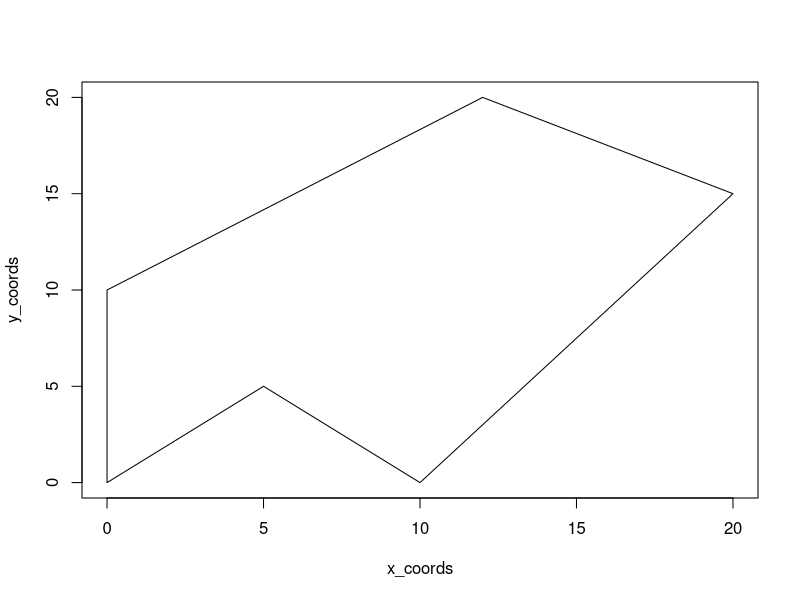

Write the R code that produced this figure. (Note: this script raises an error after producing the figure.)
## ---- chunk 1
poly_centroid = function(poly_mat) {
  Origin = poly_mat[1, ] # create a point representing the origin
  i = 2:(nrow(poly_mat) - 2)
  T_all = lapply(i, function(x) {rbind(Origin, poly_mat[x:(x + 1), ], Origin)})
  C_list = lapply(T_all, t_centroid)
  C = do.call(rbind, C_list)
  A = vapply(T_all, t_area, FUN.VALUE = double(1))
  c(weighted.mean(C[, 1], A), weighted.mean(C[, 2], A))
}
## ---- chunk 2
library(sf)
## ---- chunk 3
# We can verify the answer by converting `poly_mat` into a simple feature collection
# as follows, which shows the calculations match:
x_coords = c(10, 20, 12, 0, 0, 10)
y_coords = c(0, 15, 20, 10, 0, 0)
poly_mat = cbind(x_coords, y_coords)
poly_sfc = sf::st_polygon(list(poly_mat))
sf::st_area(poly_sfc)
sf::st_centroid(poly_sfc)
# By calling the script:
# source("https://github.com/geocompx/geocompr/raw/main/code/11-centroid-alg.R")
## ---- chunk 4
x_coords = c(10, 20, 12, 0, 0, 5, 10)
y_coords = c(0, 15, 20, 10, 0, 5, 0)
plot(x_coords, y_coords, type = "l")
poly_mat = cbind(x_coords, y_coords)
# source("https://github.com/geocompx/geocompr/raw/main/code/11-centroid-alg.R")
# Area from our script: 270
poly_sfc = sf::st_polygon(list(poly_mat))
sf::st_area(poly_sfc) # Actual area: 220
## ---- chunk 5
poly_centroid_sf = function(x) {
  stopifnot(is(x, "sf"))
  xcoords = sf::st_coordinates(x)
  centroid_coords = poly_centroid(xcoords)
  centroid_sf = sf::st_sf(geometry = sf::st_sfc(sf::st_point(centroid_coords)))
  centroid_sf
}
poly_centroid_sf(sf::st_sf(sf::st_sfc(poly_sfc)))
poly_centroid_sf(poly_sfc)
poly_centroid_sf(poly_mat)
